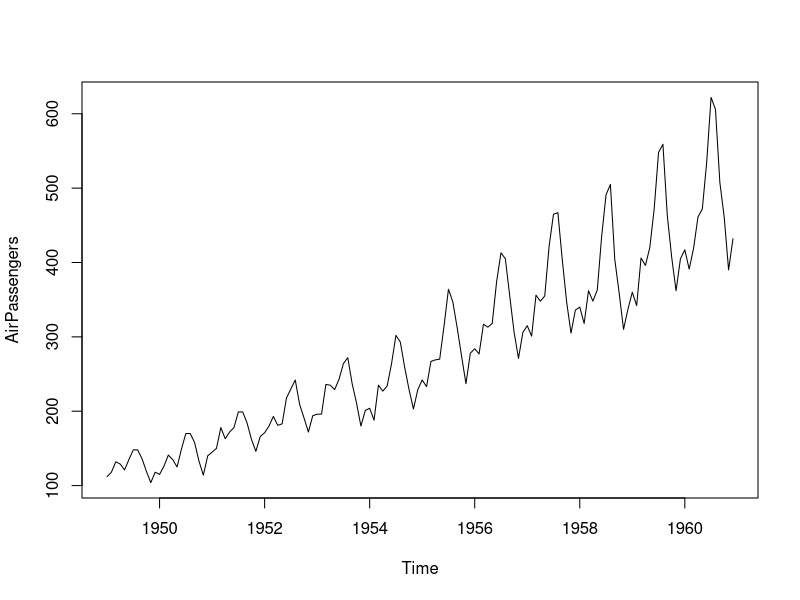
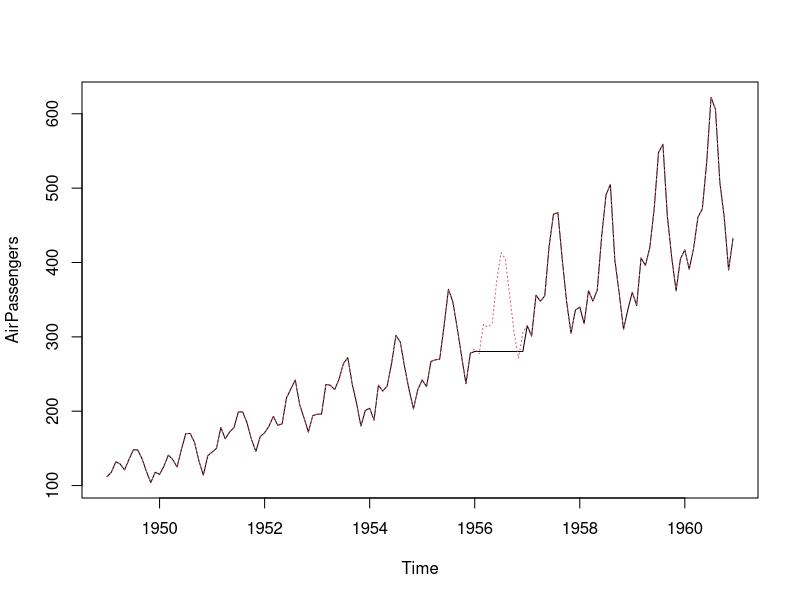

Here is the R script that generated these plots, in order:
# Plot the AirPassengers data
plot(AirPassengers)

# Compute the mean of AirPassengers
mean(AirPassengers, na.rm = T)

# Impute mean values to NA in AirPassengers
AirPassengers[85:96] <- mean(AirPassengers, na.rm = T)

# Generate another plot of AirPassengers
plot(AirPassengers)

# Add the complete AirPassengers data to your plot
rm(AirPassengers)
points(AirPassengers, type = "l", col = 2, lty = 3)